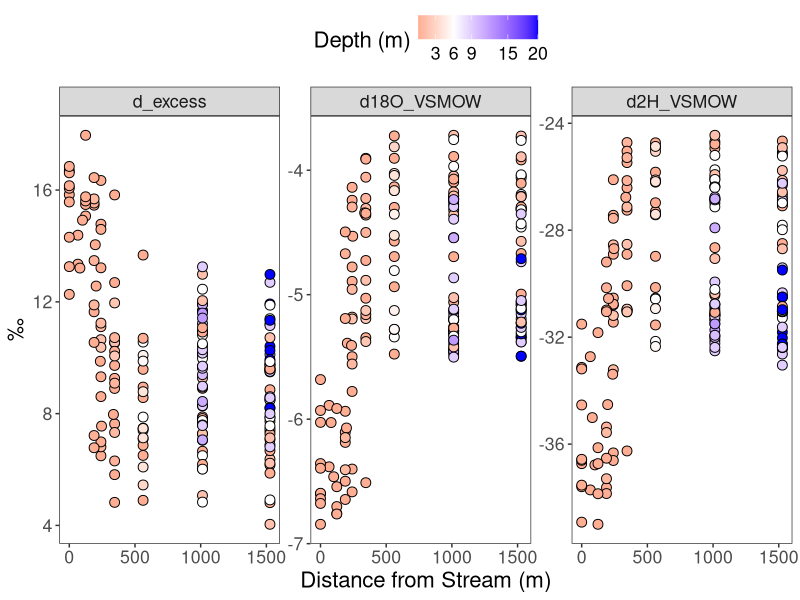
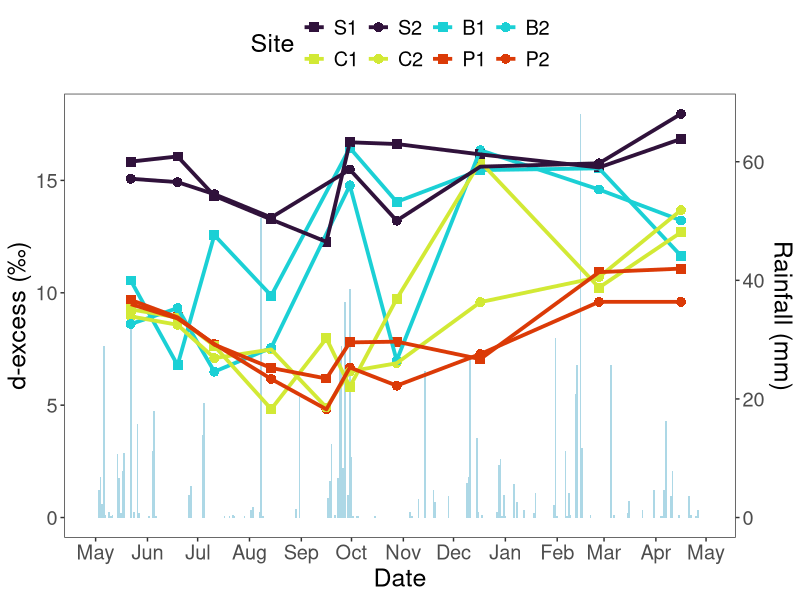
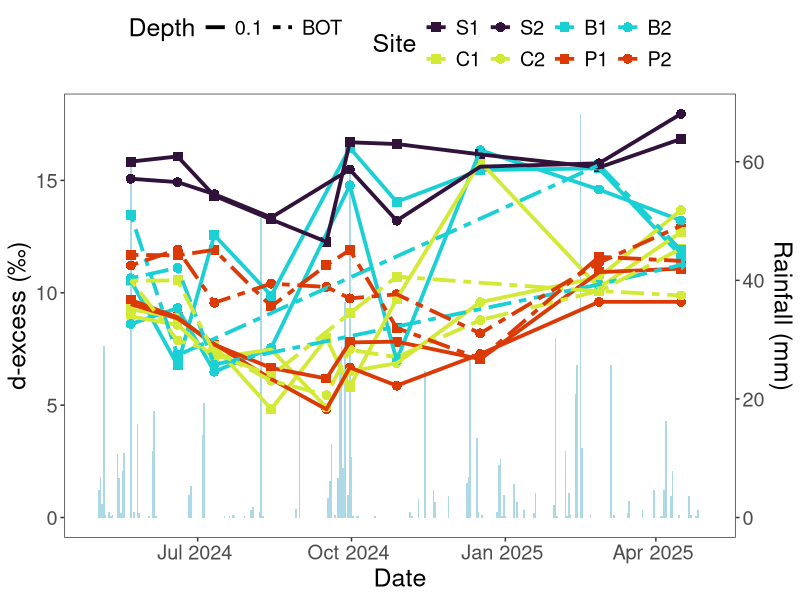
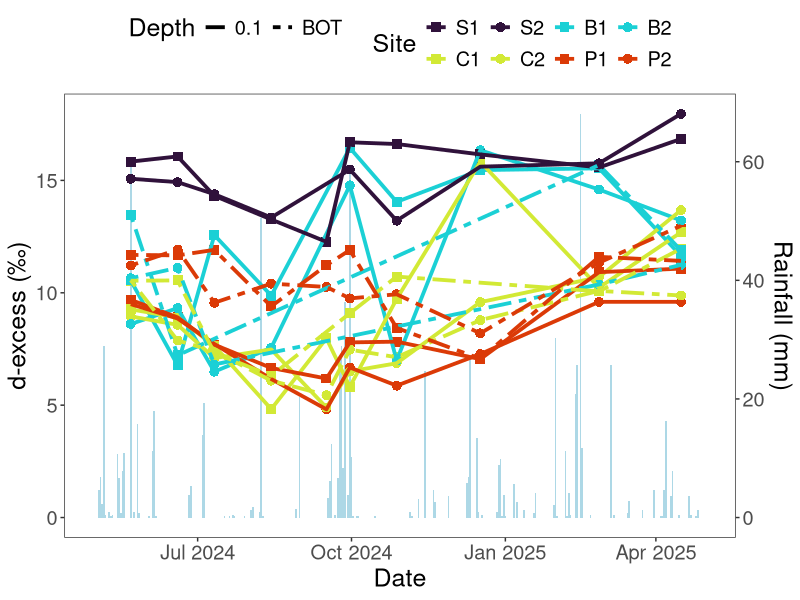
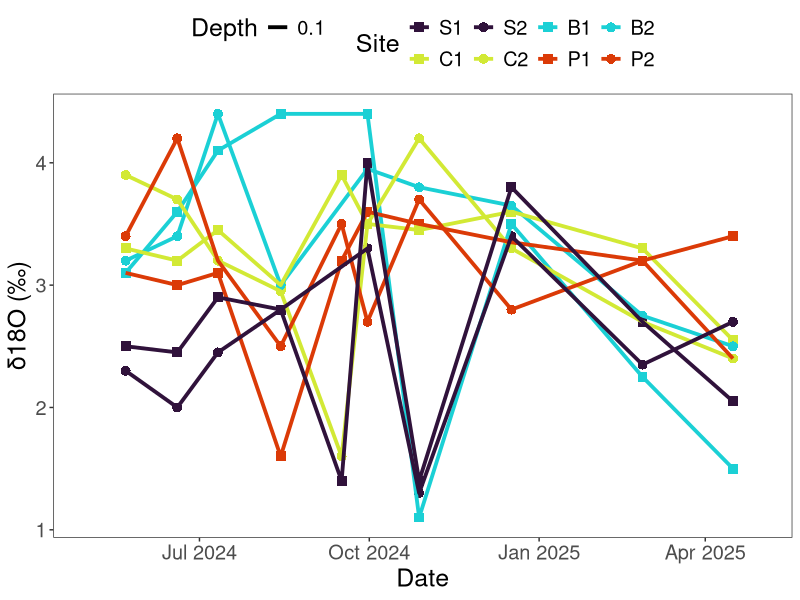
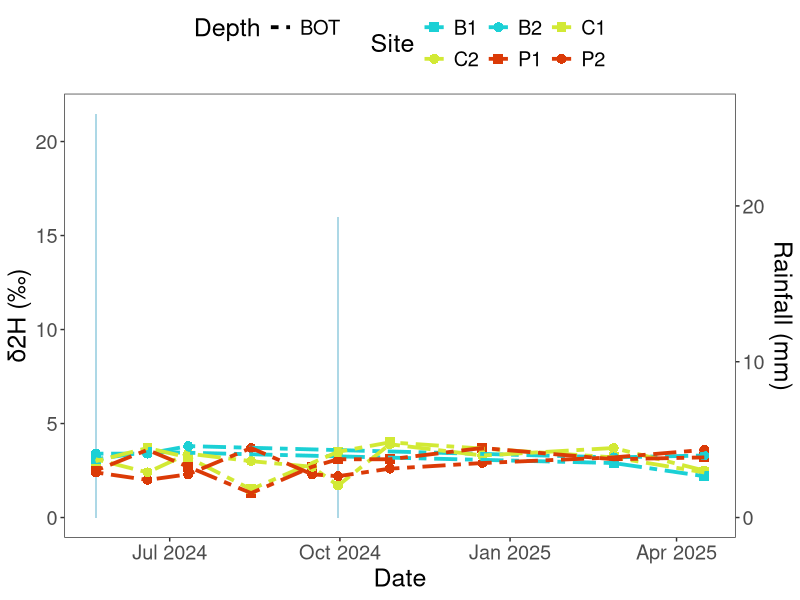

Here is the R script that generated these plots, in order:
#### Make Isotope timeseries figures


##packages 
library(tidyverse)


##get data
hydro <- read_csv("./Data/Hydrology_Daily_Observed.csv") |> 
  filter(Date >= ymd("2024-05-01"),
         Date <= ymd("2025-04-30"))

iso <- read_csv("./Data/chemistry_joined.csv")


#### Visualize isotope data sets #####

#plot over distance 
##d2H and d18O and D excess
isotopes_across_space_fig <- iso |> 
  dplyr::select(1:8, d18O_VSMOW, d2H_VSMOW, D_excess) |> 
  rename(d_excess = D_excess) |> 
  pivot_longer(-c(1:8)) |> 
  ggplot(aes(x = Distance, y = value, fill = Depth_m
  ))+
  geom_point(shape = 21, size = 3) + 
  #geom_point(data = iso_rain, mapping = aes(x = 1250, y = value, color = Date), size = 2, shape = 17)+
  facet_wrap(~name, scales = "free_y", nrow = 1)+
  theme_bw()+ theme(legend.position = "top", text = element_text(size = 16),
                    panel.grid.major = element_blank(), panel.grid.minor = element_blank())+
  labs(x= "Distance from Stream (m)", y = "\u2030",
       fill = "Depth (m)", color = "Rain")+
  scale_x_continuous(breaks = c(0, 500, 1000, 1500))+  
  scale_fill_gradient2(low = "red",  high ="blue",
                       midpoint = 6,  guide = "colourbar", breaks = c(3,6,9, 15, 20))

isotopes_across_space_fig

#ggsave("./Figures/Iso_overSpace_SI_fig.png", isotopes_across_space_fig, width = 7, height = 3.5, units = "in")


#### Iso timeseries with rain ####

### Set levels and color scales
iso_levels_sites <- c("S1","S2","B1","B2","C1","C2","P1","P2")

site_colors <- c("S1" = "#30123BFF", "S2" = "#30123BFF",
                 "B1" = "#1BD0D5FF", "B2" = "#1BD0D5FF",
                 "C1" = "#D2E935FF", "C2" = "#D2E935FF",
                 "P1" = "#DB3A07FF", "P2" = "#DB3A07FF")

site_shapes <- c("S1" = 15, "S2" = 16,
                 "B1" = 15, "B2" = 16,
                 "C1" = 15, "C2" = 16,
                 "P1" = 15, "P2" = 16)




#### Make plot for surface water ####
#combine data frames 
plot_data_surface <- iso %>%
  select(1:6, d2H_VSMOW, d18O_VSMOW, D_excess) |> 
  mutate(Depth_new = as.character(ifelse(Site %in% c(98,96,92, 90) & Depth_m > 0.1, "BOT", Depth_m)),
         Depth_new = as.character(ifelse(Site %in% c(88,50) & Depth_m > 9, "BOT", Depth_new))
  ) |> 
  filter(Depth_new %in% c("0.1")) |> 
  full_join(hydro, by = "Date") 


# Scaling factor for rainfall bars
max_dexcess <- max(plot_data_surface$D_excess, na.rm = TRUE)
max_rain    <- max(plot_data_surface$Daily_rain_mm, na.rm = TRUE)
scale_factor <- max_dexcess / max_rain



# Build plotting dataset with rain

iso_rain_surface_fig <- plot_data_surface |> 
  ggplot() +
  # Rain bars (no legend)
  geom_col(aes(x = Date, y = Daily_rain_mm * scale_factor),
           fill = "lightblue", width = 1,
           show.legend = FALSE) +
  
  # Isotope points and lines
  geom_point(aes(x = Date, y = D_excess,
                 color = Site_code,
                 shape = Site_code,
                 group = Site_code),
             size = 3) +
  geom_line(aes(x = Date, y = D_excess,
                color = Site_code,
                group = Site_code),
            size = 1.3) +
  
  # Labels and annotation
  labs(x = "Date", y = "d-excess (\u2030)", color = "Site", shape = "Site") +
  # annotate("text", x = ymd("2024-06-01"), y = 18,
  #          label = "D excess = dD - 8*d18O",
  #          size = 5, color = "black", hjust = 0) +
  
  # Theme
  theme_bw() +
  theme(
    legend.position = "top",
    text = element_text(size = 18),
    panel.grid.major = element_blank(),
    panel.grid.minor = element_blank()
  ) +
  guides(color = guide_legend(nrow = 2, byrow = TRUE)) +
  
  # Manual scales with enforced order
  scale_x_date(breaks = "1 months", date_labels = "%b")+
  scale_color_manual(values = site_colors, breaks = iso_levels_sites) +
  scale_shape_manual(values = site_shapes, breaks = iso_levels_sites) +
  
  # Secondary axis for rainfall
  scale_y_continuous(
    sec.axis = sec_axis(~ . / scale_factor, name = "Rainfall (mm)")
  )

iso_rain_surface_fig

# ggsave("./Figures/Iso_Rain_surf_MS_fig.png", iso_rain_surface_fig, width = 6.5, height = 4, units = "in")


#### Make plots for 0.1 and BOT ####

iso_levels_sites <- c("S1","S2","B1","B2","C1","C2","P1","P2")

site_colors <- c("S1" = "#30123BFF", "S2" = "#30123BFF",
                 "B1" = "#1BD0D5FF", "B2" = "#1BD0D5FF",
                 "C1" = "#D2E935FF", "C2" = "#D2E935FF",
                 "P1" = "#DB3A07FF", "P2" = "#DB3A07FF")

site_shapes <- c("S1" = 15, "S2" = 16,
                 "B1" = 15, "B2" = 16,
                 "C1" = 15, "C2" = 16,
                 "P1" = 15, "P2" = 16)


plot_data_surf_bot <- iso %>%
  select(1:6, d2H_VSMOW, d18O_VSMOW, D_excess) |> 
  mutate(Depth_new = as.character(ifelse(Site %in% c(98,96,92, 90) & Depth_m > 0.1, "BOT", Depth_m)),
         Depth_new = as.character(ifelse(Site %in% c(88,50) & Depth_m > 9, "BOT", Depth_new))
  ) |> 
  filter(Depth_new %in% c("0.1", "BOT")) |> 
  full_join(hydro, by = "Date") |> 
  mutate(Depth_new = ifelse(is.na(Depth_new), "0.1", Depth_new)) #Making all rows where is just precip data have a depth assoiated so there's no NA in the legend


# Scaling factor for rainfall bars
max_dexcess <- max(plot_data_surf_bot$D_excess, na.rm = TRUE)
max_rain    <- max(plot_data_surf_bot$Daily_rain_mm, na.rm = TRUE)
scale_factor <- max_dexcess / max_rain


#### Plot surface and bottom with rain
iso_rain_SURFBOT_fig <- plot_data_surf_bot |> 
  ggplot() +
  # Rain bars (no legend)
  geom_col(aes(x = Date, y = Daily_rain_mm * scale_factor),
           fill = "lightblue", width = 1,
           show.legend = FALSE) +
  
  # Isotope points and lines
  geom_point(aes(x = Date, y = D_excess,
                 color = Site_code,
                 shape = Site_code,
                 group = interaction(Site_code, Depth_new)),
             size = 3) +
  geom_line(aes(x = Date, y = D_excess,
                color = Site_code,
                linetype = Depth_new ,
                group = interaction(Site_code, Depth_new )),
            size = 1.3) +
  
  # Labels and annotation
  labs(x = "Date", y = "d-excess (\u2030)",
       color = "Site", shape = "Site", linetype = "Depth") +
  # annotate("text", x = ymd("2024-06-01"), y = 18,
  #          label = "D excess = dD - 8*d18O",
  #          size = 5, color = "black", hjust = 0) +
  
  # Theme
  theme_bw() +
  theme(
    legend.position = "top",
    text = element_text(size = 18),
    panel.grid.major = element_blank(),
    panel.grid.minor = element_blank()
  ) +
  guides(color = guide_legend(nrow = 2, byrow = TRUE)) +
  
  # Manual scales with enforced order
  scale_x_date(date_labels = "%b %Y ") +
  scale_color_manual(values = site_colors, breaks = iso_levels_sites) +
  scale_shape_manual(values = site_shapes, breaks = iso_levels_sites) +
  scale_linetype_manual(values = c(
    "0.1" = "solid",
    "BOT"   = "twodash"
  )) +
  
  # Secondary axis for rainfall
  scale_y_continuous(
    sec.axis = sec_axis(~ . / scale_factor, name = "Rainfall (mm)")
  )

iso_rain_SURFBOT_fig

# ggsave("./Figures/Iso_Rain_surfBOT_SI_fig.png", iso_rain_SURFBOT_fig, width = 6.5, height = 5, units = "in")



## Function for figure ---- 

plot_iso_timeseries <- function(
    data,
    y_var,                 # string: variable to plot on primary y-axis
    y_label,               # string: label for primary y-axis
    show_rain = TRUE,      # TRUE/FALSE toggle for rain bars + 2nd axis
    depths = c("0.1","BOT")  # which depths to include
) {
  
  # Filter depths
  df <- data |> 
    filter(Depth_new %in% depths)
  
  # Compute scaling factor only if rain is shown
  if (show_rain) {
    max_y  <- max(df[[y_var]], na.rm = TRUE)
    max_r  <- max(df$Daily_rain_mm, na.rm = TRUE)
    scale_factor <- max_y / max_r
  }
  
  # Base plot
  p <- ggplot(df, aes(x = Date))
  
  # Optional rain bars
  if (show_rain) {
    p <- p +
      geom_col(aes(y = Daily_rain_mm * scale_factor),
               fill = "lightblue", width = 1,
               show.legend = FALSE)
  }
  
  # Isotope points + lines
  p <- p +
    geom_point(aes(y = .data[[y_var]],
                   color = Site_code,
                   shape = Site_code,
                   group = interaction(Site_code, Depth_new)),
               size = 3) +
    geom_line(aes(y = .data[[y_var]],
                  color = Site_code,
                  linetype = Depth_new,
                  group = interaction(Site_code, Depth_new)),
              size = 1.3)
  
  # Labels
  p <- p +
    labs(x = "Date",
         y = y_label,
         color = "Site",
         shape = "Site",
         linetype = "Depth")
  
  # Theme
  p <- p +
    theme_bw() +
    theme(
      legend.position = "top",
      text = element_text(size = 18),
      panel.grid.major = element_blank(),
      panel.grid.minor = element_blank()
    ) +
    guides(color = guide_legend(nrow = 2, byrow = TRUE))
  
  # Manual scales
  p <- p +
    scale_x_date(date_labels = "%b %Y") +
    scale_color_manual(values = site_colors, breaks = iso_levels_sites) +
    scale_shape_manual(values = site_shapes, breaks = iso_levels_sites) +
    scale_linetype_manual(values = c("0.1" = "solid", "BOT" = "twodash"))
  
  # Optional secondary axis
  if (show_rain) {
    p <- p +
      scale_y_continuous(
        sec.axis = sec_axis(~ . / scale_factor, name = "Rainfall (mm)")
      )
  }
  
  return(p)
} #end of function 


### trying function 
iso_levels_sites <- c("S1","S2","B1","B2","C1","C2","P1","P2")

site_colors <- c("S1" = "#30123BFF", "S2" = "#30123BFF",
                 "B1" = "#1BD0D5FF", "B2" = "#1BD0D5FF",
                 "C1" = "#D2E935FF", "C2" = "#D2E935FF",
                 "P1" = "#DB3A07FF", "P2" = "#DB3A07FF")

site_shapes <- c("S1" = 15, "S2" = 16,
                 "B1" = 15, "B2" = 16,
                 "C1" = 15, "C2" = 16,
                 "P1" = 15, "P2" = 16)


plot_data_surf_bot <- iso %>%
  select(1:6, d2H_VSMOW, d18O_VSMOW, D_excess, DOC_mgL, BIX) |> 
  mutate(Depth_new = as.character(ifelse(Site %in% c(98,96,92, 90) & Depth_m > 0.1, "BOT", Depth_m)),
         Depth_new = as.character(ifelse(Site %in% c(88,50) & Depth_m > 9, "BOT", Depth_new))
  ) |> 
  filter(Depth_new %in% c("0.1", "BOT")) |> 
  full_join(hydro, by = "Date") |> 
  mutate(Depth_new = ifelse(is.na(Depth_new), "0.1", Depth_new)) #Making all rows where is just precip data have a depth assoiated so there's no NA in the legend


#try function 

plot_iso_timeseries(
  data = plot_data_surf_bot,
  y_var = "D_excess",
  y_label = "d-excess (‰)",
  show_rain = TRUE,
  depths = c("0.1","BOT")
)

plot_iso_timeseries(
  data = plot_data_surf_bot,
  y_var = "DOC_mgL",
  y_label = "δ18O (‰)",
  show_rain = FALSE,
  depths = "0.1"
)

plot_iso_timeseries(
  data = plot_data_surf_bot,
  y_var = "DOC_mgL",
  y_label = "δ2H (‰)",
  show_rain = TRUE,
  depths = c("BOT")
)







#### Make just the rain TS ----

#### First rain plot only TS upside down
rain_ts <- plot_data_surface |> 
  ggplot() +
  # Rain bars (no legend)
  geom_col(aes(x = Date, y = Daily_rain_mm ),
           fill = "blue", width = 1,
           show.legend = FALSE) +
  scale_y_reverse()+
  labs(x = "Date", y = "Daily Rainfall (mm)",
       color = "Site", shape = "Site", linetype = "Depth") +
   theme_bw() +
  theme(
    legend.position = "top",
    text = element_text(size = 18),
    panel.grid.major = element_blank(),
    panel.grid.minor = element_blank()
  ) 

  
 
